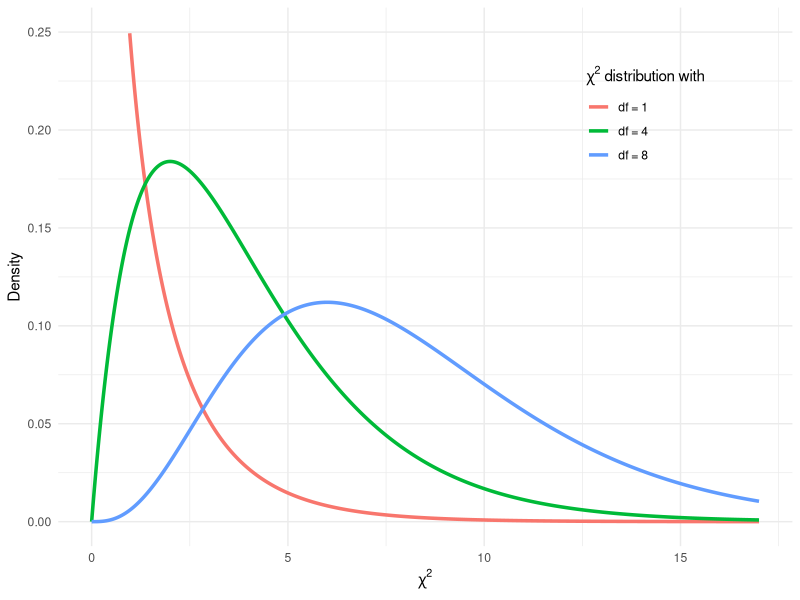

The R script that drew this image:
## ---- chunk 1
library(ggplot2)

ggplot() +
    xlim(0, 17) + ylim(0,.25) +
    stat_function(aes(color = "df = 1"), fun = dchisq, 
                  args = list("df" = 1), size = 1.2, n = 1000) + 
    stat_function(aes(color = "df = 4"), fun = dchisq, 
                  args = list("df" = 4), size = 1.2, n = 1000) + 
    stat_function(aes(color = "df = 8"), fun = dchisq, 
                  args = list("df" = 8), size = 1.2, n = 1000) + 
    theme_minimal() + theme(legend.position = c(0.8, 0.8)) +
    labs(color = expression(paste(chi^2, " distribution with")), 
         x = expression(chi^2),
         y = "Density")
